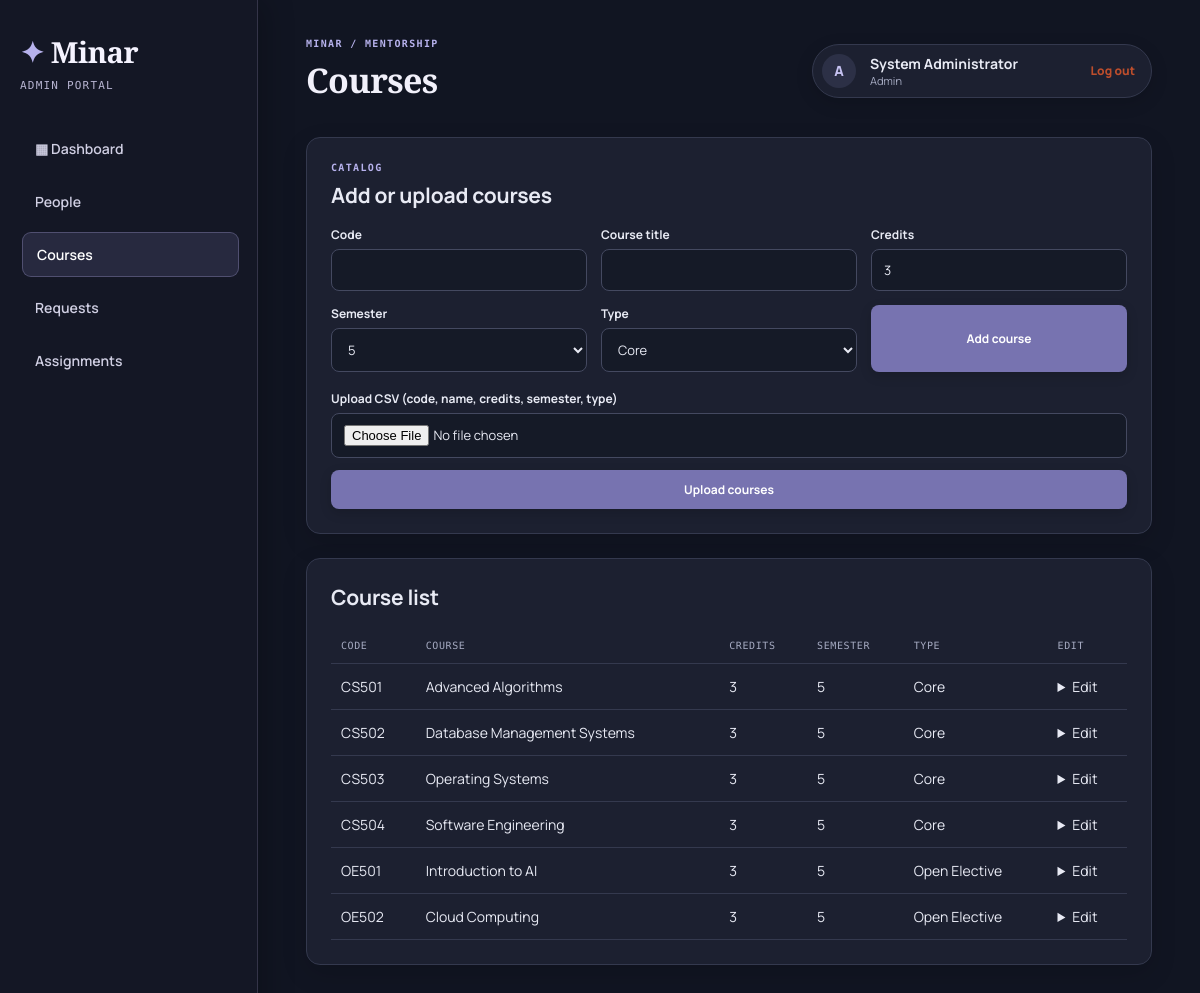
The page /admin.php?view=courses (signed in) on the database its author committed.
### tables this page shows
CREATE TABLE `courses` (
  `id` int(11) NOT NULL AUTO_INCREMENT,
  `code` varchar(20) NOT NULL,
  `name` varchar(150) NOT NULL,
  `credits` tinyint(4) NOT NULL,
  `semester` tinyint(4) NOT NULL,
  `type` enum('Core','Open Elective') NOT NULL DEFAULT 'Core',
  PRIMARY KEY (`id`),
  UNIQUE KEY `code` (`code`)
);

### config.php (called while the page is built, shortened)
<?php
function db(): PDO
{
    static $pdo;
    if (!$pdo) {
        $pdo = new PDO('mysql:host=' . DB_HOST . ';dbname=' . DB_NAME . ';charset=utf8mb4', DB_USER, DB_PASS, [
            PDO::ATTR_ERRMODE => PDO::ERRMODE_EXCEPTION,
            PDO::ATTR_DEFAULT_FETCH_MODE => PDO::FETCH_ASSOC,
        ]);
    }
    return $pdo;
}
function e($value): string
{
    return htmlspecialchars((string) $value, ENT_QUOTES, 'UTF-8');
}
function countOf(string $table, string $where = '1=1'): int
{
    return (int) db()->query("SELECT COUNT(*) FROM $table WHERE $where")->fetchColumn();
}

### admin.php (the view, shortened to what this page needs)
<?php
require_once __DIR__ . '/layout.php';
$view = $_GET['view'] ?? 'dashboard';
try {
    $data = get_admin_data();
} catch (Throwable $exception) {
    page_start('Admin dashboard', 'Admin');
    echo '<div class="notice warning">' . e($exception->getMessage()) . '</div>';
    page_end();
    exit;
}
?>
<?php if ($view === 'courses'): ?>
    <section class="panel"><p class="eyebrow">CATALOG</p><h2>Add or upload courses</h2>
        <form method="post" class="form-grid"><input type="hidden" name="action" value="course"><label>Code<input required name="code"></label><label>Course title<input required name="name"></label><label>Credits<input required min="1" max="10" type="number" name="credits" value="3"></label><label>Semester<select name="semester"><?php semester_options(5); ?></select></label><label>Type<select name="type"><option>Core</option><option>Open Elective</option></select></label><button>Add course</button></form>
        <form method="post" enctype="multipart/form-data" class="stack" style="margin-top:18px"><input type="hidden" name="action" value="course_upload"><label>Upload CSV (code, name, credits, semester, type)<input required type="file" name="course_file" accept=".csv"></label><button>Upload courses</button></form>
    </section>
    <section class="panel"><h2>Course list</h2><div class="table-wrap"><table>
        <thead><tr><th>Code</th><th>Course</th><th>Credits</th><th>Semester</th><th>Type</th><th>Edit</th></tr></thead>
        <tbody><?php foreach ($data['courses'] as $course): ?><tr>
            <td><?= e($course['code']) ?></td><td><?= e($course['name']) ?></td><td><?= $course['credits'] ?></td><td><?= $course['semester'] ?></td><td><?= e($course['type']) ?></td>
            <td><details><summary>Edit</summary></details></td>
        </tr><?php endforeach; ?></tbody>
    </table></div></section>
<?php endif; ?>
<?php
function semester_options(int $selected = 0): void
{
    for ($semester = 1; $semester <= 8; $semester++) {
        $isSelected = $semester === $selected ? ' selected' : '';
        echo '<option value="' . $semester . '"' . $isSelected . '>' . $semester . '</option>';
    }
}
function get_admin_data(): array { $students=db()->query("SELECT s.*,m.name mentor_name FROM users s LEFT JOIN mentor_assignments a ON a.student_id=s.id LEFT JOIN users m ON m.id=a.mentor_id WHERE s.role='student' ORDER BY s.section,s.name")->fetchAll(); $requests=db()->query("SELECT r.*,u.name student_name,u.section,GROUP_CONCAT(c.code SEPARATOR ', ') subjects FROM course_requests r JOIN users u ON u.id=r.student_id LEFT JOIN request_courses rc ON rc.request_id=r.id LEFT JOIN courses c ON c.id=rc.course_id GROUP BY r.id ORDER BY r.created_at DESC")->fetchAll(); return ['student_count'=>countOf('users',"role='student'"),'mentor_count'=>countOf('users',"role='mentor'"),'pending_count'=>countOf('course_requests',"status='pending'"),'course_count'=>countOf('courses'),'mentors'=>db()->query("SELECT * FROM users WHERE role='mentor' ORDER BY name")->fetchAll(),'unassigned'=>array_filter($students,fn($student)=>!$student['mentor_name']),'assigned'=>array_filter($students,fn($student)=>$student['mentor_name']),'courses'=>db()->query('SELECT * FROM courses ORDER BY semester,code')->fetchAll(),'users'=>db()->query("SELECT u.*,m.name mentor_name FROM users u LEFT JOIN mentor_assignments a ON a.student_id=u.id LEFT JOIN users m ON m.id=a.mentor_id ORDER BY u.role,u.name")->fetchAll(),'requests'=>$requests,'pending_requests'=>array_filter($requests,fn($request)=>$request['status']==='pending')]; }

### rows shown on the page
courses: code "CS501", name "Advanced Algorithms", credits "3", semester "5", type "Core"
courses: code "CS502", name "Database Management Systems", credits "3", semester "5", type "Core"
courses: code "CS503", name "Operating Systems", credits "3", semester "5", type "Core"
courses: code "CS504", name "Software Engineering", credits "3", semester "5", type "Core"
courses: code "OE501", name "Introduction to AI", credits "3", semester "5", type "Open Elective"
courses: code "OE502", name "Cloud Computing", credits "3", semester "5", type "Open Elective"

### other values the page prints
$role "ADMIN"
$link['label'] "People"
$link['label'] "Courses"
$link['label'] "Requests"
$link['label'] "Assignments"
$title "Courses"
$profile[0] "A"
$_SESSION['name'] "System Administrator"
$role "Admin"
form field semester "5"
